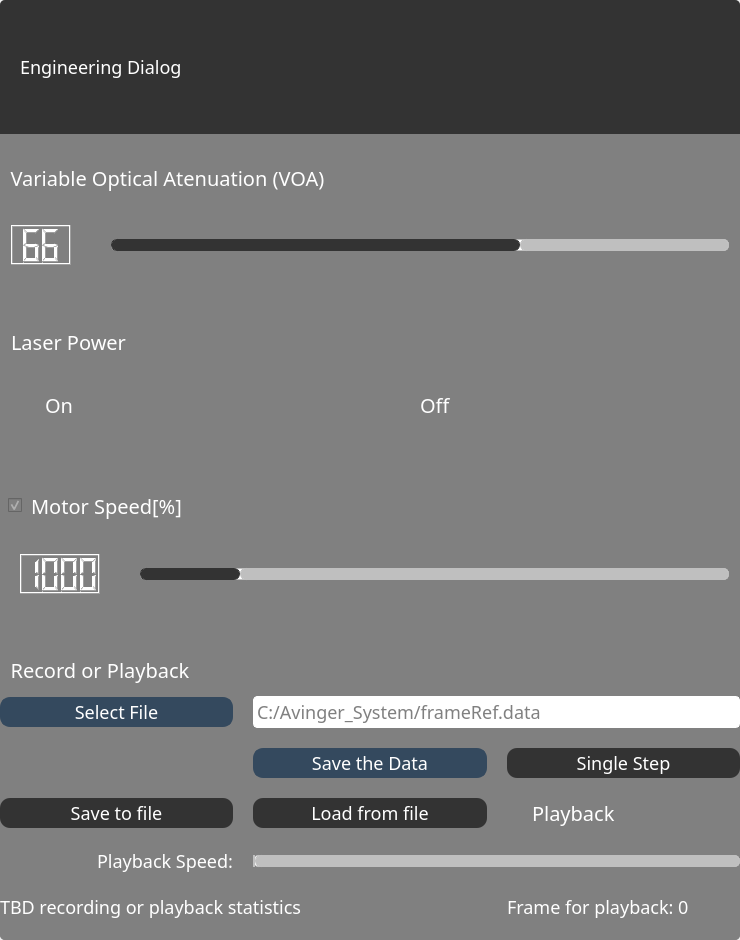
<?xml version="1.0" encoding="UTF-8"?>
<ui version="4.0">
 <class>EngineeringDialog</class>
 <widget class="QWidget" name="EngineeringDialog">
  <property name="geometry">
   <rect>
    <x>0</x>
    <y>0</y>
    <width>740</width>
    <height>940</height>
   </rect>
  </property>
  <property name="minimumSize">
   <size>
    <width>740</width>
    <height>940</height>
   </size>
  </property>
  <property name="maximumSize">
   <size>
    <width>740</width>
    <height>940</height>
   </size>
  </property>
  <property name="windowTitle">
   <string>viewOptions</string>
  </property>
  <property name="autoFillBackground">
   <bool>false</bool>
  </property>
  <property name="styleSheet">
   <string notr="true">/* CSS Styles used throughout the Avinger code base. Some minor variations may exist. */

/* Pushbuttons: */

QWidget {
	font: 18px DinPRO-medium;
    color: white;
}

QWidget#viewOptions {
	border-radius: 5px;
	background: black;
}


/****************
 *         v3.0            *
 ****************/


/* --------- General font and layout defaults ----------*/

QDialog {
 font: 18px &quot;DinPRO-regular&quot;;
 color: white;
 background-color: rgb( 147, 147, 147 );
 border: 1px solid rgb( 147, 147, 147 );
 border-radius: 5px;
}

QWidget {
 font: 13px &quot;DinPRO-regular&quot;;
}

QLabel {
 font: 18px &quot;DinPRO-regular&quot;;
}

QLabel#titlebarLabel {
	background: rgb( 51, 51, 51 );
    border-top-left-radius: 5px;
    border-top-right-radius: 5px;
}
QLabel#titlebarTextLabel {
    font: 16pt &quot;DINPro-Medium&quot;;
    color: white;
}

QLabel#instructionsLabel
{
    background: rgb( 191, 191, 191 );
}

QLabel#instructionsTextLabel
{
    font: 12pt &quot;DINPro-Medium&quot;;
}

QLabel#wideDivideLabel
{
    background: rgb( 191, 191, 191 );
}

/* ---------------- Pushbuttons ----------------*/

QPushButton 
{
    background: rgb( 52, 73, 94 );
    border: 1px solid rgb( 52, 73, 94 );
    color: white;
    font: 10pt &quot;DinPRO-Medium&quot;;
    text-align: center;
    border-radius: 10px;
    border-width: 2px;
}

QPushButton::hover 
{
    background: rgb(52, 73, 94 );
    border-color: rgb( 166, 166, 166 );
    color: rgb( 214, 214, 214);
    border-width: 1px;
    border-radius: 10px;
}

 QPushButton:default 
{
     background: rgb( 51, 51, 51 );
/*     border: 1px solid black; /* make the default button prominent */
/*	 font: 17px &quot;DinPRO-bold&quot;;*/
 }

QPushButton:disabled 
{
     background:  rgb( 51, 51, 51 ); 
    border: rgb( 51, 51, 51 ); 
 }

/* --------- Spin Boxes -----------*/

QAbstractSpinBox {
	font: 18px DinPRO-medium;
	border: 0;
    border-radius: 5px;
}

QAbstractSpinBox::up-button {
	border: 0;
   background: rgba(233,233,235,255);
   border-top-right-radius: 8px;
   margin-top: -2px;
   margin-bottom: -1px;
   padding-bottom: -5px;
   width: 15px;
}

QAbstractSpinBox::up-arrow  {
  image: url(:/images/arrow_up_normal.png);
}

QAbstractSpinBox::up-arrow:hover {
  image: url(:images/arrow_up_rollover.png);
}

QAbstractSpinBox::down-button {
   border: 0;
   background: rgba(233,233,235,255);
   border-bottom-right-radius: 8px;
   padding-top: -5px;
   margin-bottom: -2px;
   margin-top: -1px;
   width: 15px;
}

QAbstractSpinBox::down-arrow:hover {
  image: url(:/images/arrow_down_rollover.png);
}

QAbstractSpinBox::down-arrow {
  image: url(:/images/arrow_down_normal.png);
}

/* ---------- Group Boxes ---------- */

 QGroupBox {
    font: 20px DINPro-medium;
    color: rgba(210, 210, 210, 255);
     background-color:    rgb( 128, 128, 128 );
/*     border: 2px solid #A0A0A0;*/
     border-radius: 5px;
     margin-top: 1ex; /* leave space at the top for the title */
 }

QGroupBox::title {
     subcontrol-origin: margin;
     subcontrol-position: top left; /* position at the top center */
     left: 5px;
     padding: 0 3px;
     color: white;
 }


/* ------------- Line edits and list views ---------------*/

QLineEdit, QListView {
    color: #808080;
	font: 18px DinPro-medium;
    selection-color: white;   
    border: 2px groove white;
    border-radius: 4px;
}


/* ---------- Sliders ------------*/

QSlider::groove:horizontal {
border: 1px solid rgb(  191, 191, 191 );
background: white;
height: 10px;
border-radius: 5px;
}

QSlider::sub-page:horizontal {
background: rgb( 51, 51, 51 );
border: 1px solid rgb( 51, 51, 51 );
height: 10px;
border-radius: 6px;
}

QSlider::add-page:horizontal   /* to the right of the handle */
{
background: rgb(  191, 191, 191  );
border: 1px solid rgb(  191, 191, 191  );
height: 10px;
border-radius: 6px;
}

QSlider::handle:horizontal {
  image: url(:images/handle_normal.png);
  margin: -15px 0;
    background:   rgb( 128, 128, 128 ); 
}

QSlider::handle:horizontal:hover {
	image: url(:images/handle_rollover.png);
    margin: -15px 0;
    background:   rgb( 128, 128, 128 ); 
}

QSlider::sub-page:horizontal:disabled {
    background:   rgb(  191, 191, 191  );
    border-color:  rgb(  191, 191, 191  );
border-radius: 6px;
}

QSlider::add-page:horizontal:disabled {
    background:    rgb(  191, 191, 191  );
    border-color:  rgb(  191, 191, 191  );
border-radius: 6px;
}

QSlider::handle:horizontal:disabled {
	image: url(:images/handle_disabled.png);
background:  rgb( 128, 128, 128 );
border: 1px solid  rgb(  128, 128, 128  );
border-radius: -15px;
}

/* --------- Check Boxes ----------*/

QCheckBox {
    font: 20px DINPro-medium;
	spacing: 5px;
}

QCheckBox::indicator {
	border:   rgb( 128, 128, 128 );
    background:   rgb( 128, 128, 128 );
	width: 20px;
	height: 20px;
	margin-top: 4px;
}

QCheckBox::indicator:unchecked {
	image: url(:images/checkBox_normal.png);
}

QCheckBox::indicator:checked {
	image: url(:images/checkBox_active.png);
}

QCheckBox::indicator:disabled {
	image: url(:images/checkBox_disabled.png);
}

/* --------- Radio Buttons ----------*/

QRadioButton {
	spacing: 5px;
}

QRadioButton::indicator {
    border:   rgb( 128, 128, 128 );
    background:   rgb( 128, 128, 128 ); 
    width: 20px;
    height: 20px;
    margin-top: 4px;
}

QRadioButton::indicator:unchecked {
	image: url(:images/checkBox_normal.png);
}

QRadioButton::indicator:checked {
	image: url(:images/checkBox_active.png);
}

QRadioButton::indicator:disabled {
	image: url(:images/bt_radio_disabled.png);
}

/* ----------  Other ---------- */

QDialogButtonBox
{
   button-layout: 1;
}

QWidget#backgroundWidget
{
     border-radius: 5px;
     background: rgb( 128, 128, 128 );
}
</string>
  </property>
  <layout class="QVBoxLayout" name="verticalLayout_2">
   <property name="spacing">
    <number>0</number>
   </property>
   <property name="leftMargin">
    <number>0</number>
   </property>
   <property name="topMargin">
    <number>0</number>
   </property>
   <property name="rightMargin">
    <number>0</number>
   </property>
   <property name="bottomMargin">
    <number>0</number>
   </property>
   <item>
    <widget class="QWidget" name="backgroundWidget" native="true">
     <property name="font">
      <font>
       <family>DinPRO-regular</family>
       <pointsize>-1</pointsize>
       <weight>50</weight>
       <italic>false</italic>
       <bold>false</bold>
      </font>
     </property>
     <property name="styleSheet">
      <string notr="true"/>
     </property>
     <layout class="QVBoxLayout" name="verticalLayout">
      <property name="spacing">
       <number>30</number>
      </property>
      <property name="leftMargin">
       <number>0</number>
      </property>
      <property name="topMargin">
       <number>0</number>
      </property>
      <property name="rightMargin">
       <number>0</number>
      </property>
      <property name="bottomMargin">
       <number>0</number>
      </property>
      <item>
       <widget class="QLabel" name="titlebarLabel">
        <property name="styleSheet">
         <string notr="true">QLabel
{
	background: rgb(51, 51, 51 );
    font: 16pt &quot;DINPro-Medium&quot;;
    color: white;
    padding-left: 15px;
}</string>
        </property>
        <property name="text">
         <string>Engineering Dialog</string>
        </property>
       </widget>
      </item>
      <item>
       <widget class="QGroupBox" name="groupBoxVoa">
        <property name="title">
         <string>Variable Optical Atenuation (VOA)</string>
        </property>
        <layout class="QHBoxLayout" name="horizontalLayout_3">
         <property name="spacing">
          <number>40</number>
         </property>
         <property name="topMargin">
          <number>40</number>
         </property>
         <item>
          <widget class="QLCDNumber" name="lcdNumberVOA">
           <property name="minimumSize">
            <size>
             <width>60</width>
             <height>40</height>
            </size>
           </property>
           <property name="maximumSize">
            <size>
             <width>16777215</width>
             <height>40</height>
            </size>
           </property>
           <property name="digitCount">
            <number>2</number>
           </property>
           <property name="segmentStyle">
            <enum>QLCDNumber::Filled</enum>
           </property>
           <property name="value" stdset="0">
            <double>66.000000000000000</double>
           </property>
          </widget>
         </item>
         <item>
          <widget class="QSlider" name="sliderVoa">
           <property name="autoFillBackground">
            <bool>false</bool>
           </property>
           <property name="maximum">
            <number>100</number>
           </property>
           <property name="sliderPosition">
            <number>66</number>
           </property>
           <property name="orientation">
            <enum>Qt::Horizontal</enum>
           </property>
           <property name="tickPosition">
            <enum>QSlider::TicksBelow</enum>
           </property>
           <property name="tickInterval">
            <number>10</number>
           </property>
          </widget>
         </item>
        </layout>
       </widget>
      </item>
      <item>
       <widget class="QGroupBox" name="groupBoxLaser">
        <property name="autoFillBackground">
         <bool>false</bool>
        </property>
        <property name="title">
         <string>Laser Power</string>
        </property>
        <property name="flat">
         <bool>false</bool>
        </property>
        <layout class="QHBoxLayout" name="horizontalLayout">
         <property name="spacing">
          <number>40</number>
         </property>
         <property name="leftMargin">
          <number>20</number>
         </property>
         <property name="topMargin">
          <number>40</number>
         </property>
         <property name="bottomMargin">
          <number>20</number>
         </property>
         <item>
          <widget class="QCheckBox" name="checkBoxLaserOn">
           <property name="text">
            <string>On</string>
           </property>
           <property name="checked">
            <bool>true</bool>
           </property>
          </widget>
         </item>
         <item>
          <widget class="QCheckBox" name="checkBoxLaserOff">
           <property name="text">
            <string>Off</string>
           </property>
          </widget>
         </item>
        </layout>
       </widget>
      </item>
      <item>
       <widget class="QGroupBox" name="groupBoxMotor">
        <property name="title">
         <string>Motor Speed[%]</string>
        </property>
        <property name="checkable">
         <bool>true</bool>
        </property>
        <layout class="QHBoxLayout" name="horizontalLayout_2">
         <property name="spacing">
          <number>40</number>
         </property>
         <property name="leftMargin">
          <number>20</number>
         </property>
         <property name="topMargin">
          <number>40</number>
         </property>
         <property name="bottomMargin">
          <number>10</number>
         </property>
         <item>
          <widget class="QLCDNumber" name="lcdNumberMotorSpeed">
           <property name="minimumSize">
            <size>
             <width>80</width>
             <height>0</height>
            </size>
           </property>
           <property name="maximumSize">
            <size>
             <width>16777215</width>
             <height>40</height>
            </size>
           </property>
           <property name="digitCount">
            <number>4</number>
           </property>
           <property name="mode">
            <enum>QLCDNumber::Dec</enum>
           </property>
           <property name="segmentStyle">
            <enum>QLCDNumber::Filled</enum>
           </property>
           <property name="value" stdset="0">
            <double>1000.000000000000000</double>
           </property>
          </widget>
         </item>
         <item>
          <widget class="QSlider" name="sliderMotorSpeed">
           <property name="autoFillBackground">
            <bool>false</bool>
           </property>
           <property name="minimum">
            <number>600</number>
           </property>
           <property name="maximum">
            <number>3000</number>
           </property>
           <property name="singleStep">
            <number>10</number>
           </property>
           <property name="pageStep">
            <number>100</number>
           </property>
           <property name="sliderPosition">
            <number>1000</number>
           </property>
           <property name="orientation">
            <enum>Qt::Horizontal</enum>
           </property>
           <property name="tickPosition">
            <enum>QSlider::TicksBelow</enum>
           </property>
           <property name="tickInterval">
            <number>500</number>
           </property>
          </widget>
         </item>
        </layout>
       </widget>
      </item>
      <item>
       <widget class="QGroupBox" name="groupBoxRecorder">
        <property name="title">
         <string>Record or Playback</string>
        </property>
        <layout class="QGridLayout" name="gridLayout">
         <property name="leftMargin">
          <number>0</number>
         </property>
         <property name="topMargin">
          <number>40</number>
         </property>
         <property name="rightMargin">
          <number>0</number>
         </property>
         <property name="bottomMargin">
          <number>20</number>
         </property>
         <property name="spacing">
          <number>20</number>
         </property>
         <item row="2" column="2">
          <widget class="QCheckBox" name="checkBoxPlayback">
           <property name="enabled">
            <bool>false</bool>
           </property>
           <property name="text">
            <string>Playback</string>
           </property>
           <property name="checked">
            <bool>false</bool>
           </property>
          </widget>
         </item>
         <item row="3" column="0">
          <widget class="QLabel" name="labelSpeed">
           <property name="text">
            <string>Playback Speed:</string>
           </property>
           <property name="alignment">
            <set>Qt::AlignRight|Qt::AlignTrailing|Qt::AlignVCenter</set>
           </property>
          </widget>
         </item>
         <item row="2" column="1">
          <widget class="QPushButton" name="pushButtonLoad">
           <property name="enabled">
            <bool>false</bool>
           </property>
           <property name="minimumSize">
            <size>
             <width>120</width>
             <height>30</height>
            </size>
           </property>
           <property name="text">
            <string>Load from file</string>
           </property>
           <property name="checkable">
            <bool>false</bool>
           </property>
           <property name="checked">
            <bool>false</bool>
           </property>
          </widget>
         </item>
         <item row="4" column="2">
          <widget class="QLabel" name="labelFramesForPlayback">
           <property name="text">
            <string>Frame for playback: 0</string>
           </property>
          </widget>
         </item>
         <item row="2" column="0">
          <widget class="QPushButton" name="pushButtonSave">
           <property name="enabled">
            <bool>false</bool>
           </property>
           <property name="minimumSize">
            <size>
             <width>120</width>
             <height>30</height>
            </size>
           </property>
           <property name="text">
            <string>Save to file</string>
           </property>
          </widget>
         </item>
         <item row="4" column="0" colspan="2">
          <widget class="QLabel" name="labelStat">
           <property name="text">
            <string>TBD recording or playback statistics</string>
           </property>
          </widget>
         </item>
         <item row="0" column="0">
          <widget class="QPushButton" name="pushButtonFile">
           <property name="minimumSize">
            <size>
             <width>120</width>
             <height>30</height>
            </size>
           </property>
           <property name="text">
            <string>Select File</string>
           </property>
          </widget>
         </item>
         <item row="0" column="1" colspan="2">
          <widget class="QLineEdit" name="lineEdit">
           <property name="minimumSize">
            <size>
             <width>0</width>
             <height>30</height>
            </size>
           </property>
           <property name="maximumSize">
            <size>
             <width>16777215</width>
             <height>120</height>
            </size>
           </property>
           <property name="text">
            <string>C:/Avinger_System/frameRef.data</string>
           </property>
          </widget>
         </item>
         <item row="3" column="1" colspan="2">
          <widget class="QSlider" name="sliderPlaybackSpeed">
           <property name="enabled">
            <bool>false</bool>
           </property>
           <property name="autoFillBackground">
            <bool>false</bool>
           </property>
           <property name="minimum">
            <number>10</number>
           </property>
           <property name="maximum">
            <number>1000</number>
           </property>
           <property name="singleStep">
            <number>10</number>
           </property>
           <property name="pageStep">
            <number>100</number>
           </property>
           <property name="value">
            <number>10</number>
           </property>
           <property name="sliderPosition">
            <number>10</number>
           </property>
           <property name="orientation">
            <enum>Qt::Horizontal</enum>
           </property>
           <property name="invertedAppearance">
            <bool>false</bool>
           </property>
           <property name="invertedControls">
            <bool>false</bool>
           </property>
           <property name="tickPosition">
            <enum>QSlider::TicksBelow</enum>
           </property>
           <property name="tickInterval">
            <number>10</number>
           </property>
          </widget>
         </item>
         <item row="1" column="2">
          <widget class="QPushButton" name="pushButtonSingleStep">
           <property name="enabled">
            <bool>false</bool>
           </property>
           <property name="minimumSize">
            <size>
             <width>0</width>
             <height>30</height>
            </size>
           </property>
           <property name="text">
            <string>Single Step</string>
           </property>
          </widget>
         </item>
         <item row="1" column="1">
          <widget class="QPushButton" name="pushButtonSaveData">
           <property name="enabled">
            <bool>true</bool>
           </property>
           <property name="minimumSize">
            <size>
             <width>120</width>
             <height>30</height>
            </size>
           </property>
           <property name="text">
            <string>Save the Data</string>
           </property>
          </widget>
         </item>
        </layout>
       </widget>
      </item>
     </layout>
    </widget>
   </item>
  </layout>
 </widget>
 <layoutdefault spacing="6" margin="11"/>
 <resources/>
 <connections>
  <connection>
   <sender>sliderVoa</sender>
   <signal>valueChanged(int)</signal>
   <receiver>lcdNumberVOA</receiver>
   <slot>display(int)</slot>
   <hints>
    <hint type="sourcelabel">
     <x>503</x>
     <y>230</y>
    </hint>
    <hint type="destinationlabel">
     <x>64</x>
     <y>238</y>
    </hint>
   </hints>
  </connection>
  <connection>
   <sender>sliderMotorSpeed</sender>
   <signal>valueChanged(int)</signal>
   <receiver>lcdNumberMotorSpeed</receiver>
   <slot>display(int)</slot>
   <hints>
    <hint type="sourcelabel">
     <x>518</x>
     <y>521</y>
    </hint>
    <hint type="destinationlabel">
     <x>60</x>
     <y>529</y>
    </hint>
   </hints>
  </connection>
 </connections>
</ui>
